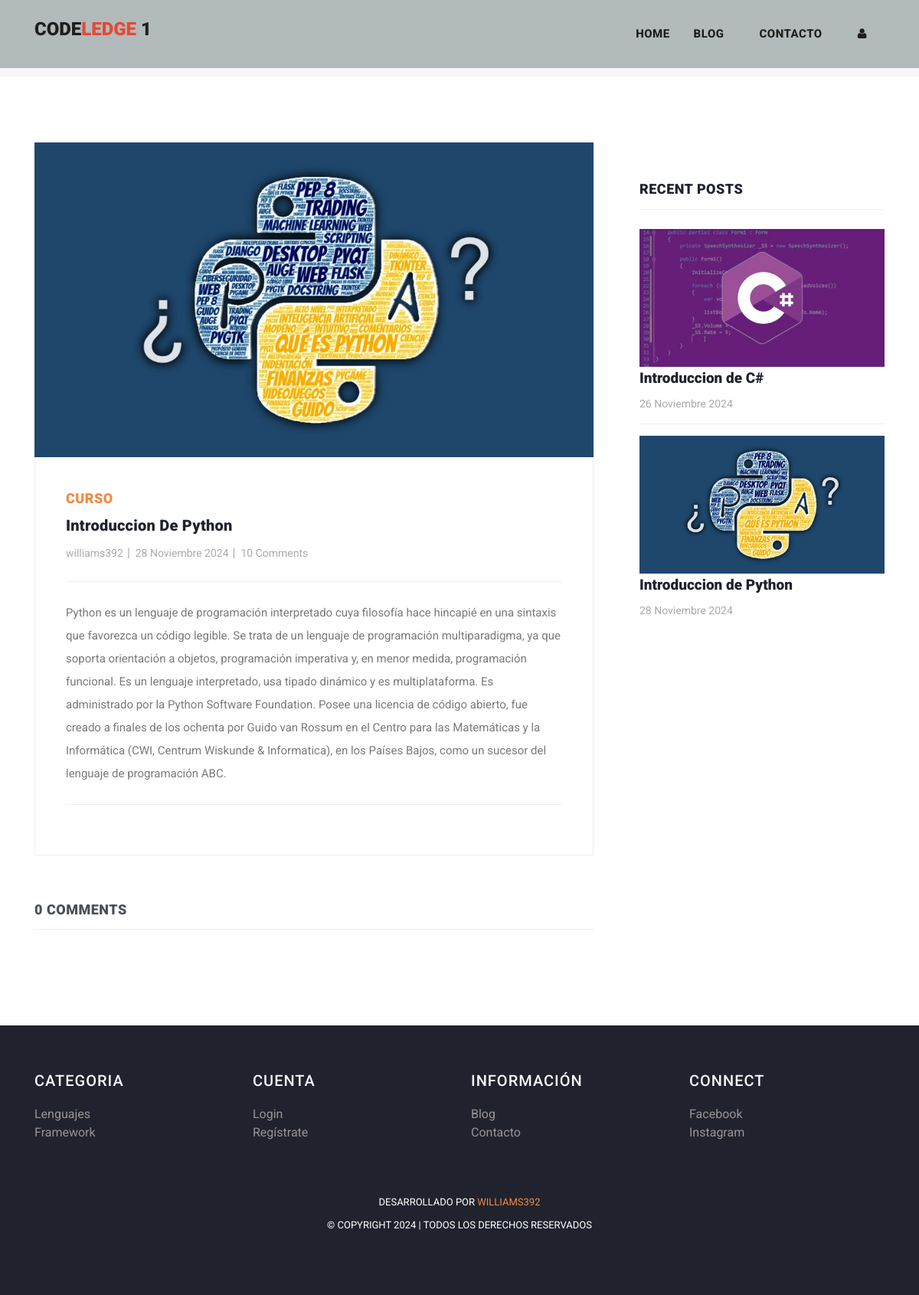
/post/1, run on the app's committed database.
### myapp/models.py (models this page shows, shortened)
class Post(models.Model):
    postname = models.CharField(max_length=600)
    category = models.CharField(max_length=600)
    image = models.ImageField(upload_to='images/posts',blank=True,null=True)
    content = models.CharField(max_length=10000)
    time = models.CharField(default=time,max_length=100, blank=True)
    likes = models.IntegerField(null=True,blank=True,default=0)
    user = models.ForeignKey(User,on_delete=models.CASCADE)
    class Meta:
        db_table = 'tb_post'

### myapp/views.py (the view)
# urls.py: path("post/<int:id>",views.post,name="post"),
def post(request,id):
    post = Post.objects.get(id=id)
    return render(request,"post-details.html",{
        "user":request.user,
        'post':Post.objects.get(id=id),
        'recent_posts':Post.objects.all().order_by("-id"),
        'media_url':settings.MEDIA_URL,
        'comments':Comment.objects.filter(post_id = post.id),
        'total_comments': len(Comment.objects.filter(post_id = post.id))
    })

### templates/post-details.html (shortened to what this page needs)
{% load static %}
<!DOCTYPE html>
<html lang="en">
  <head>
    <link href="https://cdn.jsdelivr.net/npm/bootstrap@5.3.0-alpha3/dist/css/bootstrap.min.css" rel="stylesheet">
    <link href="{% static 'vendor/bootstrap/css/bootstrap.min.css' %}" rel="stylesheet">
    <link rel="stylesheet" href="{% static 'assets/css/fontawesome.css' %}">
    <link rel="stylesheet" href="{% static 'assets/css/templatemo-stand-blog.css' %}">
    <link rel="stylesheet" href="{% static 'assets/css/owl.css' %}">
  </head>
  <body>
    {%include 'header.html'%}
    <section class="blog-posts grid-system">
      <div class="container">
        <div class="row">
          <div class="col-lg-8">
            <div class="all-blog-posts">
              <div class="row">
                <div class="col-lg-12">
                  <div class="blog-post">
                    <div class="blog-thumb">
                      <img src="{{media_url}}{{post.image}}" alt="post_image">
                    </div>
                    <div class="down-content">
                      <span>{{post.category}}</span>
                      <a><h4>{{post.postname}}</h4></a>
                      <ul class="post-info">
                        <li><a href="#">{{post.user}}</a></li>
                        <li><a href="#">{{post.time}}</a></li>
                        <li><a href="#">10 Comments</a></li>
                      </ul>
                      <p>{{post.content}}</p>
                    </div>
                  </div>
                </div>
                <div class="col-lg-12">
                  <div class="sidebar-item comments">
                    <div class="sidebar-heading">
                      <h2 class="text-dark-emphasis">{{total_comments}} comments</h2>
                    </div>
                  </div>
                </div>
              </div>
            </div>
          </div>
          <div class="col-lg-4">
            <div class="sidebar">
              <div class="row">
                <div class="col-lg-12">
                  <div class="sidebar-item recent-posts">
                    <div class="sidebar-heading">
                      <h2>Recent Posts</h2>
                    </div>
                    <div class="content">
                      <ul>
                        {% for post in recent_posts|slice:"0:4" %}
                        <li>
                          <img src="{{media_url}}{{post.image}}" class="img-fluid" alt="">
                          <a href="post-details.html">
                            <a href="{% url 'post' post.id %}" class="text-decoration-none text-dark"><h5>{{post.postname}}</h5></a>
                          <span>{{post.time}}</span>
                        </a></li>
                        {% endfor %}
                      </ul>
                    </div>
                  </div>
                </div>
              </div>
            </div>
          </div>
        </div>
      </div>
    </section>
   {% include "footer.html" %}
  </body>
</html>

### static/assets/css/templatemo-stand-blog.css (style rules this page uses)
body { font-family: 'Roboto', sans-serif; overflow-x: hidden; text-rendering: optimizeLegibility; -webkit-font-smoothing: antialiased; -moz-osx-font-smoothing: grayscale; }
p { margin-bottom: 0px; font-size: 15px; font-weight: 400; color: #7a7a7a; line-height: 30px; }
a { text-decoration: none!important; }
ul { padding: 0; margin: 0; list-style: none; }
h1,h2,h3,h4,h5,h6 { margin: 0px; }
.blog-posts { margin-top: 100px; }
.blog-posts .blog-post { margin-bottom: 30px; }
.blog-posts .blog-thumb img { width: 100%; overflow: hidden; }
.blog-posts .down-content { padding: 40px; border-right: 1px solid #eee; border-left: 1px solid #eee; border-bottom: 1px solid #eee; }
.blog-posts .down-content span { font-size: 18px; text-transform: uppercase; letter-spacing: 0.5px; font-weight: 900; color: #f48840; }
.blog-posts .down-content h4 { font-size: 24px; text-transform: capitalize; letter-spacing: 0.5px; font-weight: 900; color: #20232e; margin: 10px 0px 12px 0px; }
.blog-posts .down-content ul.post-info li { display: inline-block; margin-right: 8px; }
.blog-posts .down-content ul.post-info li:after { content: '|'; color: #aaa; margin-left: 8px; }
.blog-posts .down-content h4 { font-size: 20px; letter-spacing: 0.25px; }
.grid-system .down-content ul.post-info li { margin-right: 3px; }
.grid-system .down-content ul.post-info li:after { margin-left: 5px; }
.blog-posts .down-content ul.post-info li:last-child::after { display: none; }
.blog-posts .down-content ul.post-info li a { font-size: 14px; color: #aaa; font-weight: 400; transition: all .3s; }
.blog-posts .down-content p { padding: 25px 0px; margin: 25px 0px; border-top: 1px solid #eee; border-bottom: 1px solid #eee; }
.blog-posts .sidebar-heading h2 { font-size: 18px; text-transform: uppercase; font-weight: 900; letter-spacing: 0.5px; color: #20232e; border-bottom: 1px solid #eee; padding-bottom: 15px; margin-bottom: 25px; }
.blog-posts .comments { margin-top: 30px; }
.sidebar { margin-left: 30px; }
.sidebar .sidebar-item { margin-top: 50px; }
.sidebar .sidebar-heading h2 { font-size: 18px; text-transform: uppercase; font-weight: 900; letter-spacing: 0.5px; color: #20232e; border-bottom: 1px solid #eee; padding-bottom: 15px; margin-bottom: 25px; }
.sidebar .recent-posts ul li { margin-bottom: 15px; padding-bottom: 15px; border-bottom: 1px solid #eee; }
.sidebar .recent-posts ul li:last-child { margin-bottom: 0px; padding-bottom: 0px; border-bottom: none; }
.sidebar .recent-posts ul li h5 { font-size: 19px; font-weight: 900; color: #20232e; line-height: 30px; transition: all 0.3s; }
.sidebar .recent-posts ul li span { display: block; font-size: 14px; color: #aaa; margin-top: 8px; }

### templates/footer.html (style rules this page uses)
h4 { text-align: left; color: #dfdada; letter-spacing: 1px; margin-bottom: 20px; font-size: 20px; }
li { text-decoration: none; text-align: left; }
li a { color: rgb(153, 147, 147); }

### data on the page
Post: image (picture), category "CURSO", postname "Introduccion De Python", user "williams392", time "28 Noviembre 2024", content "Python es un lenguaje de programación interpretado cuya filosofía hace hincapié en una sintaxis que favorezca un código legible. Se trata de un lenguaje de programación multiparadigma, ya que soporta orientación a objetos, programación imperativa y, en menor medida, programación funcional. Es un lenguaje interpretado, usa tipado dinámico y es multiplataforma. Es administrado por la Python Software Foundation. Posee una licencia de código abierto, fue creado a finales de los ochenta por Guido van Rossum en el Centro para las Matemáticas y la Informática (CWI, Centrum Wiskunde & Informatica), en los Países Bajos, como un sucesor del lenguaje de programación ABC.", postname "Introduccion de Python"
Post: image (picture), postname "Introduccion de C#", time "26 Noviembre 2024"

### other printed values
{{ total_comments }} "0"
